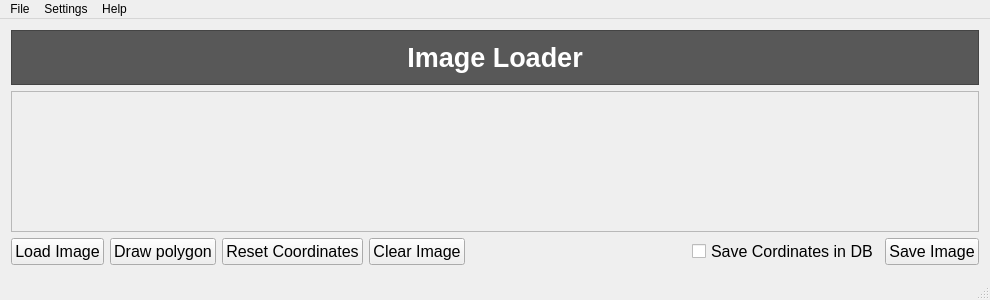
<?xml version="1.0" encoding="UTF-8"?>
<ui version="4.0">
 <class>MainWindow</class>
 <widget class="QMainWindow" name="MainWindow">
  <property name="geometry">
   <rect>
    <x>0</x>
    <y>0</y>
    <width>990</width>
    <height>300</height>
   </rect>
  </property>
  <property name="windowTitle">
   <string>MainWindow</string>
  </property>
  <widget class="QWidget" name="centralWidget">
   <layout class="QGridLayout" name="gridLayout">
    <item row="0" column="0">
     <widget class="QFrame" name="frame_Title">
      <property name="sizePolicy">
       <sizepolicy hsizetype="Expanding" vsizetype="Preferred">
        <horstretch>0</horstretch>
        <verstretch>0</verstretch>
       </sizepolicy>
      </property>
      <property name="palette">
       <palette>
        <active>
         <colorrole role="WindowText">
          <brush brushstyle="SolidPattern">
           <color alpha="255">
            <red>255</red>
            <green>255</green>
            <blue>255</blue>
           </color>
          </brush>
         </colorrole>
         <colorrole role="Base">
          <brush brushstyle="SolidPattern">
           <color alpha="255">
            <red>255</red>
            <green>255</green>
            <blue>255</blue>
           </color>
          </brush>
         </colorrole>
         <colorrole role="Window">
          <brush brushstyle="SolidPattern">
           <color alpha="255">
            <red>88</red>
            <green>88</green>
            <blue>88</blue>
           </color>
          </brush>
         </colorrole>
        </active>
        <inactive>
         <colorrole role="WindowText">
          <brush brushstyle="SolidPattern">
           <color alpha="255">
            <red>255</red>
            <green>255</green>
            <blue>255</blue>
           </color>
          </brush>
         </colorrole>
         <colorrole role="Base">
          <brush brushstyle="SolidPattern">
           <color alpha="255">
            <red>255</red>
            <green>255</green>
            <blue>255</blue>
           </color>
          </brush>
         </colorrole>
         <colorrole role="Window">
          <brush brushstyle="SolidPattern">
           <color alpha="255">
            <red>88</red>
            <green>88</green>
            <blue>88</blue>
           </color>
          </brush>
         </colorrole>
        </inactive>
        <disabled>
         <colorrole role="WindowText">
          <brush brushstyle="SolidPattern">
           <color alpha="255">
            <red>118</red>
            <green>116</green>
            <blue>108</blue>
           </color>
          </brush>
         </colorrole>
         <colorrole role="Base">
          <brush brushstyle="SolidPattern">
           <color alpha="255">
            <red>88</red>
            <green>88</green>
            <blue>88</blue>
           </color>
          </brush>
         </colorrole>
         <colorrole role="Window">
          <brush brushstyle="SolidPattern">
           <color alpha="255">
            <red>88</red>
            <green>88</green>
            <blue>88</blue>
           </color>
          </brush>
         </colorrole>
        </disabled>
       </palette>
      </property>
      <property name="autoFillBackground">
       <bool>true</bool>
      </property>
      <property name="styleSheet">
       <string notr="true"/>
      </property>
      <property name="frameShape">
       <enum>QFrame::StyledPanel</enum>
      </property>
      <property name="frameShadow">
       <enum>QFrame::Raised</enum>
      </property>
      <layout class="QHBoxLayout" name="horizontalLayout_2">
       <item>
        <widget class="QLabel" name="label_title">
         <property name="sizePolicy">
          <sizepolicy hsizetype="Expanding" vsizetype="Preferred">
           <horstretch>0</horstretch>
           <verstretch>0</verstretch>
          </sizepolicy>
         </property>
         <property name="font">
          <font>
           <pointsize>20</pointsize>
           <weight>75</weight>
           <bold>true</bold>
          </font>
         </property>
         <property name="styleSheet">
          <string notr="true">color: rgb(255, 255, 255);</string>
         </property>
         <property name="text">
          <string>Image Loader</string>
         </property>
         <property name="alignment">
          <set>Qt::AlignCenter</set>
         </property>
        </widget>
       </item>
      </layout>
     </widget>
    </item>
    <item row="1" column="0">
     <layout class="QVBoxLayout" name="verticalLayout_2">
      <item>
       <layout class="QVBoxLayout" name="verticalLayout">
        <item>
         <widget class="QScrollArea" name="scrollArea">
          <property name="widgetResizable">
           <bool>true</bool>
          </property>
          <widget class="QWidget" name="scrollAreaWidgetContents">
           <property name="geometry">
            <rect>
             <x>0</x>
             <y>0</y>
             <width>966</width>
             <height>119</height>
            </rect>
           </property>
          </widget>
         </widget>
        </item>
       </layout>
      </item>
      <item>
       <layout class="QHBoxLayout" name="horizontalLayout">
        <item>
         <widget class="QPushButton" name="pushButton_LoadImage">
          <property name="font">
           <font>
            <pointsize>12</pointsize>
           </font>
          </property>
          <property name="text">
           <string>Load Image</string>
          </property>
          <property name="icon">
           <iconset resource="resource.qrc">
            <normaloff>:/Icons/Icons/icons8-add-image-32.png</normaloff>:/Icons/Icons/icons8-add-image-32.png</iconset>
          </property>
          <property name="iconSize">
           <size>
            <width>35</width>
            <height>35</height>
           </size>
          </property>
         </widget>
        </item>
        <item>
         <widget class="QPushButton" name="pushButton_drawPolygon">
          <property name="font">
           <font>
            <pointsize>12</pointsize>
           </font>
          </property>
          <property name="text">
           <string>Draw polygon</string>
          </property>
          <property name="icon">
           <iconset resource="resource.qrc">
            <normaloff>:/Icons/Icons/icons8-polygon-filled-50.png</normaloff>:/Icons/Icons/icons8-polygon-filled-50.png</iconset>
          </property>
          <property name="iconSize">
           <size>
            <width>35</width>
            <height>35</height>
           </size>
          </property>
         </widget>
        </item>
        <item>
         <widget class="QPushButton" name="pushButton_ResetImage">
          <property name="font">
           <font>
            <pointsize>12</pointsize>
           </font>
          </property>
          <property name="text">
           <string>Reset Coordinates</string>
          </property>
          <property name="icon">
           <iconset resource="resource.qrc">
            <normaloff>:/Icons/Icons/icons8-synchronize-filled-50.png</normaloff>:/Icons/Icons/icons8-synchronize-filled-50.png</iconset>
          </property>
          <property name="iconSize">
           <size>
            <width>35</width>
            <height>35</height>
           </size>
          </property>
         </widget>
        </item>
        <item>
         <widget class="QPushButton" name="pushButton_clearImage">
          <property name="font">
           <font>
            <pointsize>12</pointsize>
           </font>
          </property>
          <property name="text">
           <string>Clear Image</string>
          </property>
          <property name="icon">
           <iconset resource="resource.qrc">
            <normaloff>:/Icons/Icons/icons8-delete-filled-50.png</normaloff>:/Icons/Icons/icons8-delete-filled-50.png</iconset>
          </property>
          <property name="iconSize">
           <size>
            <width>35</width>
            <height>35</height>
           </size>
          </property>
         </widget>
        </item>
        <item>
         <spacer name="horizontalSpacer">
          <property name="orientation">
           <enum>Qt::Horizontal</enum>
          </property>
          <property name="sizeHint" stdset="0">
           <size>
            <width>40</width>
            <height>20</height>
           </size>
          </property>
         </spacer>
        </item>
        <item>
         <widget class="QCheckBox" name="checkBox_saveCordinatesInDB">
          <property name="font">
           <font>
            <pointsize>12</pointsize>
           </font>
          </property>
          <property name="text">
           <string>Save Cordinates in DB</string>
          </property>
          <property name="icon">
           <iconset resource="resource.qrc">
            <normaloff>:/Icons/Icons/icons8-database-50.png</normaloff>:/Icons/Icons/icons8-database-50.png</iconset>
          </property>
          <property name="iconSize">
           <size>
            <width>35</width>
            <height>35</height>
           </size>
          </property>
         </widget>
        </item>
        <item>
         <widget class="QPushButton" name="pushButton_SaveImage">
          <property name="font">
           <font>
            <pointsize>12</pointsize>
           </font>
          </property>
          <property name="text">
           <string>Save Image</string>
          </property>
          <property name="icon">
           <iconset resource="resource.qrc">
            <normaloff>:/Icons/Icons/icons8-save-as-filled-50.png</normaloff>:/Icons/Icons/icons8-save-as-filled-50.png</iconset>
          </property>
          <property name="iconSize">
           <size>
            <width>35</width>
            <height>35</height>
           </size>
          </property>
         </widget>
        </item>
       </layout>
      </item>
     </layout>
    </item>
   </layout>
  </widget>
  <widget class="QMenuBar" name="menuBar">
   <property name="geometry">
    <rect>
     <x>0</x>
     <y>0</y>
     <width>990</width>
     <height>21</height>
    </rect>
   </property>
   <widget class="QMenu" name="menuFile">
    <property name="title">
     <string>File</string>
    </property>
    <addaction name="actionLoad_image"/>
    <addaction name="action_clearImage"/>
    <addaction name="actionSave_Image"/>
    <addaction name="separator"/>
    <addaction name="actionExit"/>
   </widget>
   <widget class="QMenu" name="menuSettings">
    <property name="title">
     <string>Settings</string>
    </property>
    <addaction name="actionSet_penColor"/>
    <addaction name="actionSet_penWidth"/>
   </widget>
   <widget class="QMenu" name="menuHelp">
    <property name="title">
     <string>Help</string>
    </property>
    <addaction name="actionAbout"/>
    <addaction name="actionAbout_Qt"/>
   </widget>
   <addaction name="menuFile"/>
   <addaction name="menuSettings"/>
   <addaction name="menuHelp"/>
  </widget>
  <widget class="QStatusBar" name="statusBar">
   <property name="font">
    <font>
     <pointsize>12</pointsize>
     <italic>false</italic>
    </font>
   </property>
  </widget>
  <action name="actionLoad_image">
   <property name="icon">
    <iconset resource="resource.qrc">
     <normaloff>:/Icons/Icons/icons8-add-image-32.png</normaloff>:/Icons/Icons/icons8-add-image-32.png</iconset>
   </property>
   <property name="text">
    <string>Load image</string>
   </property>
  </action>
  <action name="action_clearImage">
   <property name="icon">
    <iconset resource="resource.qrc">
     <normaloff>:/Icons/Icons/icons8-delete-filled-50.png</normaloff>:/Icons/Icons/icons8-delete-filled-50.png</iconset>
   </property>
   <property name="text">
    <string>Clear Image</string>
   </property>
  </action>
  <action name="actionSave_Image">
   <property name="icon">
    <iconset resource="resource.qrc">
     <normaloff>:/Icons/Icons/icons8-save-as-filled-50.png</normaloff>:/Icons/Icons/icons8-save-as-filled-50.png</iconset>
   </property>
   <property name="text">
    <string>Save Image</string>
   </property>
  </action>
  <action name="actionExit">
   <property name="icon">
    <iconset resource="resource.qrc">
     <normaloff>:/Icons/Icons/icons8-exit-50.png</normaloff>:/Icons/Icons/icons8-exit-50.png</iconset>
   </property>
   <property name="text">
    <string>Exit</string>
   </property>
  </action>
  <action name="actionSet_penColor">
   <property name="icon">
    <iconset resource="resource.qrc">
     <normaloff>:/Icons/Icons/icons8-compose-50.png</normaloff>:/Icons/Icons/icons8-compose-50.png</iconset>
   </property>
   <property name="text">
    <string>Set Pen Color</string>
   </property>
  </action>
  <action name="actionSet_penWidth">
   <property name="icon">
    <iconset resource="resource.qrc">
     <normaloff>:/Icons/Icons/icons8-width-50.png</normaloff>:/Icons/Icons/icons8-width-50.png</iconset>
   </property>
   <property name="text">
    <string>Set Pen Width</string>
   </property>
  </action>
  <action name="actionAbout">
   <property name="icon">
    <iconset resource="resource.qrc">
     <normaloff>:/Icons/Icons/icons8-about-50.png</normaloff>:/Icons/Icons/icons8-about-50.png</iconset>
   </property>
   <property name="text">
    <string>About</string>
   </property>
  </action>
  <action name="actionAbout_Qt">
   <property name="icon">
    <iconset resource="resource.qrc">
     <normaloff>:/Icons/Icons/icons8-qt-50.png</normaloff>:/Icons/Icons/icons8-qt-50.png</iconset>
   </property>
   <property name="text">
    <string>About Qt</string>
   </property>
  </action>
 </widget>
 <layoutdefault spacing="6" margin="11"/>
 <resources>
  <include location="resource.qrc"/>
 </resources>
 <connections/>
</ui>
